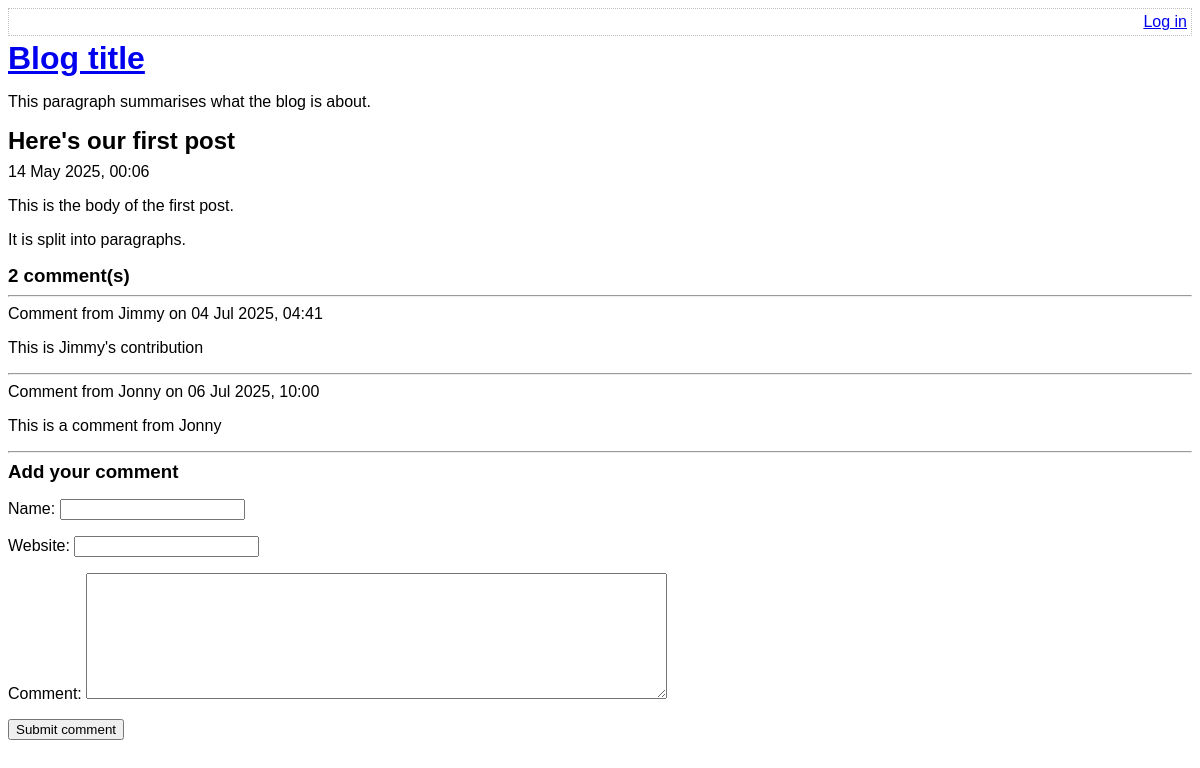
The app's page /view-post.php?post_id=1, older data.
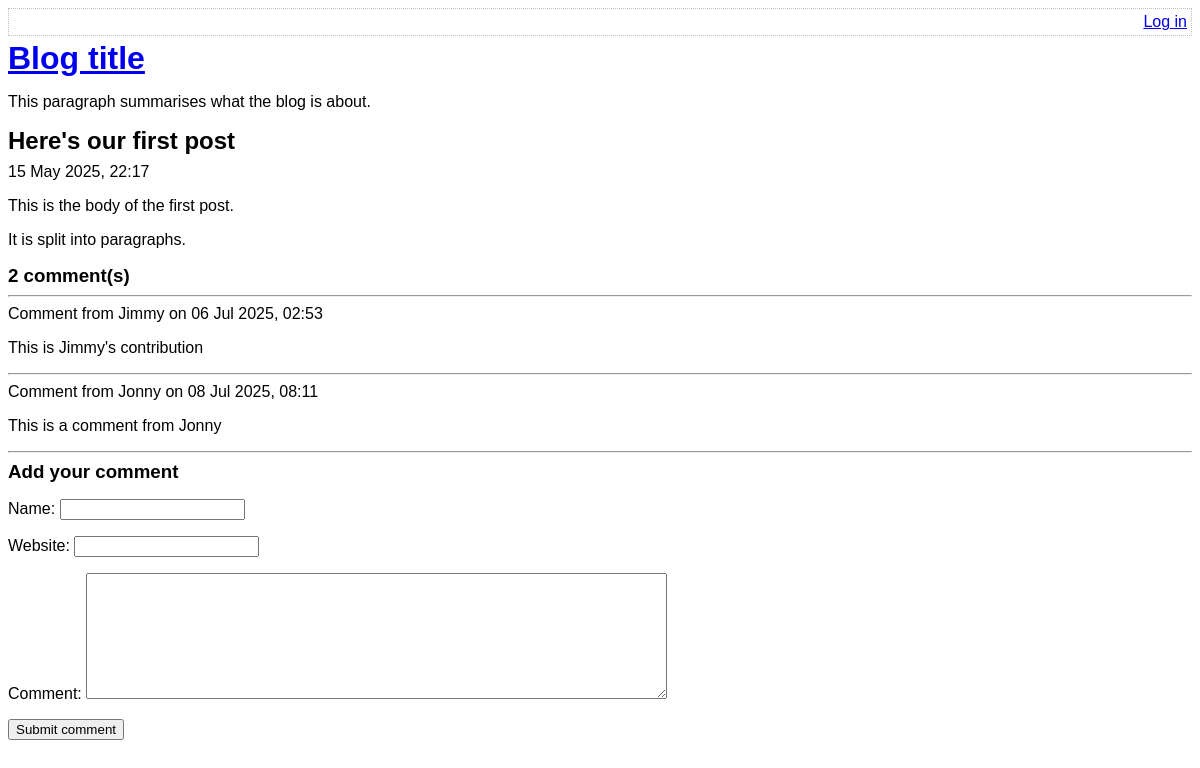
The same page, newer data.
### tables this page shows
CREATE TABLE post (
    id INTEGER PRIMARY KEY AUTOINCREMENT NOT NULL,
    title VARCHAR NOT NULL,
    body VARCHAR NOT NULL,
    user_id INTEGER NOT NULL,
    created_at TEXT NOT NULL,
    updated_at VARCHAR
);

CREATE TABLE comment (
    id INTEGER PRIMARY KEY AUTOINCREMENT NOT NULL,
    post_id INTEGER NOT NULL,
    created_at VARCHAR NOT NULL,
    "name" VARCHAR NOT NULL,
    website VARCHAR,
    "text" VARCHAR NOT NULL
);

### lib/view-post.php (called while the page is built, shortened)
<?php
function getPostRow(PDO $pdo, $postId) {
    $stmt = $pdo->prepare(
        'SELECT
            title, created_at, body
        FROM
            post
        WHERE
            id = :id'
    );
    $result = $stmt->execute(
        array('id' => $postId, )
    );
    $row = $stmt->fetch(PDO::FETCH_ASSOC);
    return $row;
}

### view-post.php (the view, shortened to what this page needs)
<?php
require_once 'lib/common.php';
require_once 'lib/view-post.php';
if (isset($_GET['post_id'])) {
    $postId = (int) $_GET['post_id'];
} else {
    $postId = 0;
}
$pdo = getPDO();
$row = getPostRow($pdo, $postId);
?>
<!DOCTYPE html>
<html>
    <head>
        <?php require 'templates/head.php' ?>
    </head>
    <body>
        <?php require 'templates/title.php' ?>
        <h2>
            <?php echo htmlEscape($row['title']) ?>
        </h2>
        <div>
            <?php echo convertSqlDate($row['created_at']) ?>
        </div>
        <?php echo convertNewLinesToParagraphs($row['body']) ?>
        <h3><?php echo countCommentsForPost($postId) ?> comment(s)</h3>
        <?php foreach (getCommentsForPost($postId) as $comment) : ?>
            <hr />
            <div class="comment">
                <div class="comment-meta">
                    Comment from
                    <?php echo htmlEscape($comment['name']) ?>
                    on
                    <?php echo convertSqlDate($comment['created_at']) ?>
                </div>
                <div class="comment-body">
                    <?php echo convertNewLinesToParagraphs($comment['text']) ?>
                </div>
            </div>
        <?php endforeach ?>
        <?php require 'templates/comment-form.php' ?>
    </body>
</html>

### lib/common.php (shortened to what this page needs)
<?php
function getRootPath() {
    return realpath(__DIR__ . '/..');
}
function getDatabasePath() {
    return getRootPath() . '/data/data.sqlite';
}
function getDsn() {
    return 'sqlite:' . getDatabasePath();
}
function getPDO() {
    return new PDO(getDsn());
}
function htmlEscape($html) {
    return htmlspecialchars($html, ENT_HTML5, 'UTF-8');
}
function convertSqlDate($sqlDate) {
    $date = DateTime::createFromFormat('Y-m-d H:i:s', $sqlDate);
    return $date->format('d M Y, H:i');
}
function convertNewLinesToParagraphs($text) {
    $escaped = htmlEscape($text);
    return '<p>' . str_replace("\n", "</p><p>", $escaped) . '</p>';
}
function countCommentsForPost($postId) {
    $pdo = getPDO();
    $sql = "
        SELECT
            COUNT(*) c
        FROM
            comment
        WHERE
            post_id = :post_id
    ";
    $stmt = $pdo->prepare($sql);
    $stmt->execute(
        array('post_id' => $postId, )
    );
    return (int) $stmt->fetchColumn();
}
function getCommentsForPost($postId) {
    $pdo = getPDO();
    $sql = "
        SELECT
            id, name, text, created_at, website
        FROM
            comment
        WHERE
            post_id = :post_id
    ";
    $stmt = $pdo->prepare($sql);
    $stmt->execute(
        array('post_id' => $postId, )
    );
    return $stmt->fetchAll(PDO::FETCH_ASSOC);
}

Row changes from the older to the newer data that the page shows:
changed post "Here's our first post": created_at "14 May 2025, 00:06" → "15 May 2025, 22:17"
changed comment "Jimmy": created_at "04 Jul 2025, 04:41" → "06 Jul 2025, 02:53"
changed comment "Jonny": created_at "06 Jul 2025, 10:00" → "08 Jul 2025, 08:11"
